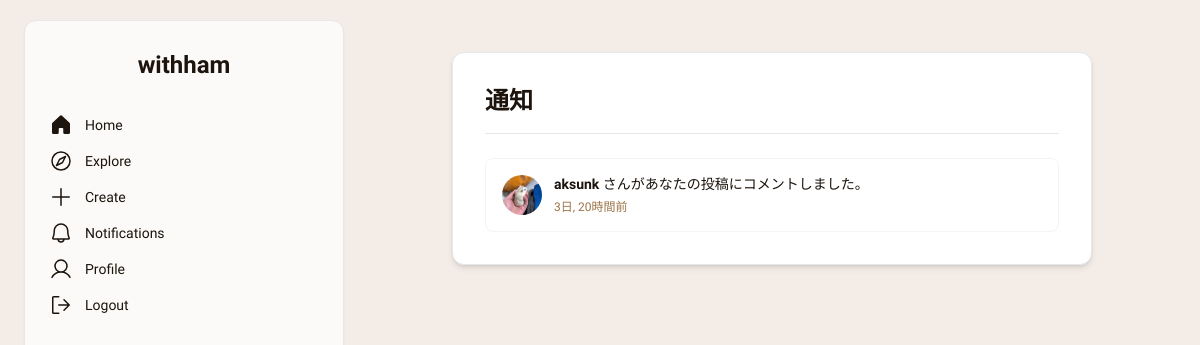
The app's page /notifications/ (signed in), older data.
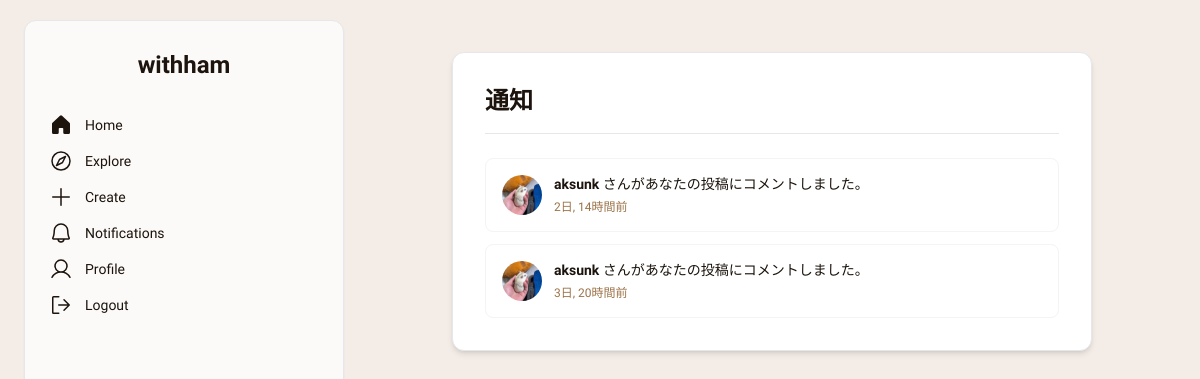
The same page, newer data.
### withham/models.py (models this page shows, shortened)
class Notification(models.Model):
    LIKE = 'L'; COMMENT = 'C'; FOLLOW = 'F'
    NOTIFICATION_TYPES = [(LIKE, 'いいね'), (COMMENT, 'コメント'), (FOLLOW, 'フォロー')]
    recipient = models.ForeignKey(User, on_delete=models.CASCADE, related_name='notifications', verbose_name='受信者')
    actor = models.ForeignKey(User, on_delete=models.CASCADE, related_name='actions', verbose_name='実行者')
    verb = models.CharField("アクション", max_length=1, choices=NOTIFICATION_TYPES)
    target = models.ForeignKey('Post', on_delete=models.CASCADE, blank=True, null=True, related_name='notification_target', verbose_name='対象投稿')
    is_read = models.BooleanField("既読", default=False)
    timestamp = models.DateTimeField("日時", default=timezone.now)
    class Meta:
        verbose_name = '通知'
        verbose_name_plural = '通知'
        ordering = ['-timestamp']

class UserProfile(models.Model):
    user = models.OneToOneField(User, on_delete=models.CASCADE, related_name='profile')
    bio = models.TextField("自己紹介", blank=True, null=True)
    avatar = models.ImageField("プロフィール画像", upload_to='avatars/', null=True, blank=True)
    following = models.ManyToManyField(User, related_name='followers', symmetrical=False, blank=True)

### withham/views.py (the view)
# urls.py: path('notifications/', views.notification_list, name='notification_list'),
@login_required
def notification_list(request):
    notifications = request.user.notifications.all().order_by('-timestamp')
    unread_notifications = notifications.filter(is_read=False)
    unread_notifications.update(is_read=True)
    context = { 'notifications': notifications, }
    return render(request, 'withham/notification_list.html', context)

### withham/templates/withham/notification_list.html (shortened to what this page needs)
{% extends "withham/base.html" %}
{% load static %}
{% load humanize %}
{% block content %}
<div class="max-w-2xl mx-auto mt-8 px-4">
    <div class="bg-white p-6 md:p-8 rounded-xl shadow-md border border-gray-200">
        <h2 class="text-2xl font-bold text-[#1c140d] mb-6 pb-4 border-b border-gray-200">通知</h2>
        <div class="space-y-3">
            {% for notification in notifications %}
                <a href="{% if notification.target %}{% url 'withham:post_detail' notification.target.pk %}{% elif notification.verb == notification.FOLLOW %}{% url 'withham:profile_detail' notification.actor.pk %}{% else %}#{% endif %}"
                   class="block p-4 rounded-lg border {% if not notification.is_read %}bg-blue-50 border-blue-200{% else %}bg-white border-gray-100 hover:bg-gray-50{% endif %} transition duration-150 ease-in-out">
                    <div class="flex items-center gap-3">
                        <div class="flex-shrink-0">
                            {% if notification.actor.profile.avatar %}
                                <img src="{{ notification.actor.profile.avatar.url }}" class="h-10 w-10 rounded-full object-cover" alt="{{ notification.actor.username }}">
                            {% else %}
                                <img src="{% static 'images/default_avatar.png' %}" class="h-10 w-10 rounded-full bg-gray-200 object-cover" alt="デフォルトアバター">
                            {% endif %}
                        </div>
                        <div class="flex-grow min-w-0">
                            <p class="text-sm text-[#1c140d] leading-snug">
                                <strong class="font-semibold">{{ notification.actor.username }}</strong>
                                {% if notification.verb == notification.LIKE %}
                                    さんがあなたの投稿に「いいね」しました。
                                {% elif notification.verb == notification.COMMENT %}
                                    さんがあなたの投稿にコメントしました。
                                {% elif notification.verb == notification.FOLLOW %}
                                    さんがあなたをフォローしました。
                                {% else %}
                                    {{ notification.get_verb_display }} しました。
                                {% endif %}
                            </p>
                            <p class="text-xs text-[#9c7349] mt-1">{{ notification.timestamp|timesince }}前</p>
                        </div>
                    </div>
                </a>
            {% empty %}
                <p class="text-center text-gray-500 py-6">新しい通知はありません。</p>
            {% endfor %}
        </div>
    </div>
</div>
{% endblock %}

Row changes from the older to the newer data that the page shows:
added Notification: actor.profile.avatar (picture), actor.username "aksunk", verb "さんがあなたの投稿にコメントしました。", timestamp "2日, 14時間"
